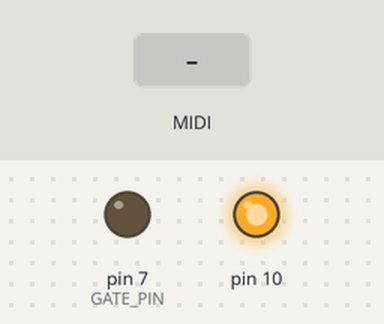
Simulated run of this sketch. Board: Arduino Uno, built with avr-gcc and run on an emulated ATmega328P. Parts: output pins drawn as LEDs (lit = HIGH). Inputs (shaded band) come from the test bench. MIDI output is not drawn; pins used as bus, display or sensor lines are not drawn.

Above: at 2.2 s.
2.3 s: MIDI note 36 received
At 2.45 s:
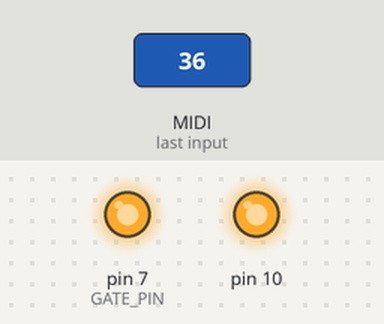
Timing chart, 0 to 5.3 s (numbered marks = the images above; inputs shaded):
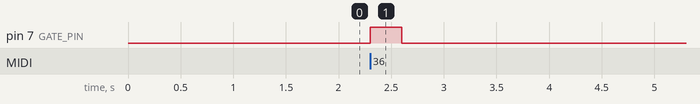

Measured:
- after the input at 2.3 s, pin 7 (GATE_PIN): LOW → HIGH at once, → LOW 0.30 s later

The sketch:

midi_dac.ino
```cpp
#include <SPI.h>
#include <MIDI.h>

#define CS_DAC 6
#define GATE_PIN 7
#define LED 13

byte MIDI_COMMAND;
byte MIDI_NOTE;
byte MIDI_VEL;
byte ActiveNote;

MIDI_CREATE_DEFAULT_INSTANCE();

void setup()
{
    MIDI.begin();
    SPI.begin();
    SPI.setBitOrder(MSBFIRST);
    SPI.setDataMode(SPI_MODE0);
    SPI.setClockDivider(SPI_CLOCK_DIV16);
    pinMode(CS_DAC, OUTPUT);
    pinMode(GATE_PIN, OUTPUT);
    pinMode(LED, OUTPUT);
    digitalWrite(GATE_PIN, LOW);
    digitalWrite(LED, HIGH);
    delay(500);
    digitalWrite(LED, LOW);
    delay(500);
}


void loop()
{
    MIDI_READ();
}


int DAC_OUTPUT(int value)
{
    int outputValue = value;
    digitalWrite(CS_DAC, LOW);
    int data = highByte(outputValue);
    data = 0b00001111 & data;
    data = 0b00110000 | data;
    SPI.transfer(data);
    data = lowByte(outputValue);
    SPI.transfer(data);
    digitalWrite(CS_DAC, HIGH);
}

int MIDI2DAC(byte note)
{
      int dac_val = (note-36)*70;//sample
      return dac_val;
}

void MIDI_READ()
{
    if(MIDI.read())
    {
        if(MIDI.getType()==144)  //Note On
        {
            digitalWrite(GATE_PIN,LOW);
            MIDI_COMMAND = MIDI.getType();
            MIDI_NOTE = MIDI.getData1();
            MIDI_VEL = MIDI.getData2();
            ActiveNote = MIDI_NOTE;
            DAC_OUTPUT(MIDI2DAC(MIDI_NOTE));
            digitalWrite(GATE_PIN,HIGH);
        }
    }

    if(MIDI.getType()==128) //Note Off
    {
        if(MIDI.getData1()==ActiveNote)
        {
            digitalWrite(GATE_PIN,LOW);
        }
    }
}

void MIDI_TEST()
{
    if(MIDI.read())
    {
        if(MIDI.getType()==144)  //Note On
        {
            digitalWrite(13, HIGH);
        }
        if(MIDI.getType()==128)
        {
            digitalWrite(13, LOW);
        }
    }
}
```
